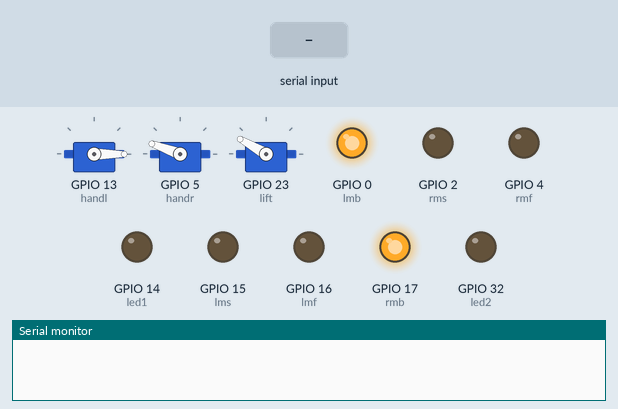
Recording of a sketch running on a simulated ESP32. Shown: 3 × servo, output pins drawn as LEDs (lit = HIGH), the last lines printed to the serial monitor. Inputs (shaded band) come from the test bench. Nothing arrives over Bluetooth unless stated.

Above: at 0.8 s.
0.9 s: "I" received over the second serial link
At 2.1 s:
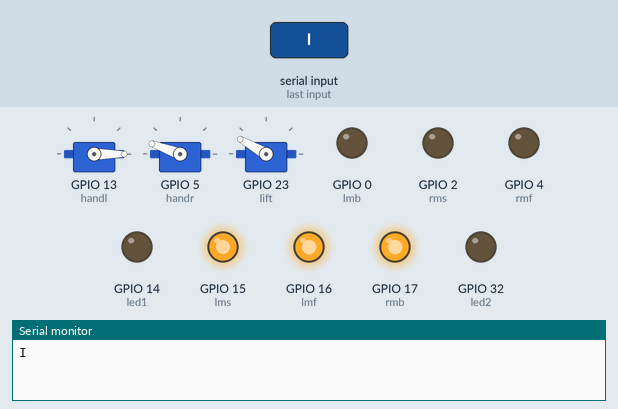
2.4 s: "J" received over the second serial link
At 3.4 s:
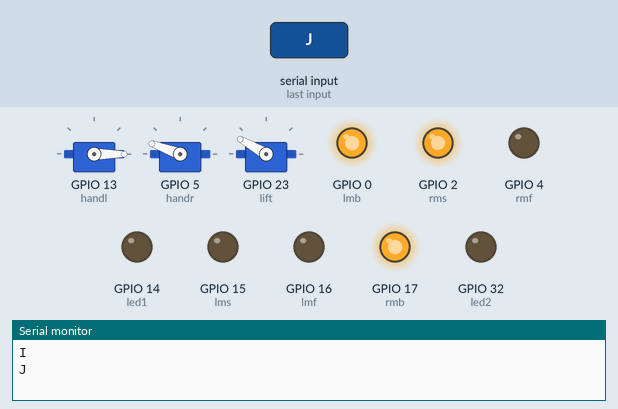
3.9 s: "H" received over the second serial link
At 4.5 s:
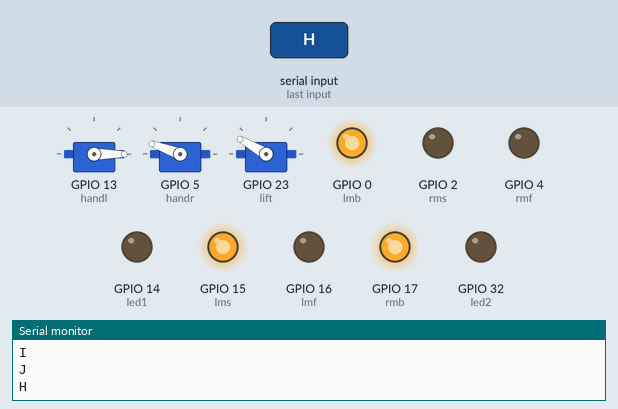
5.4 s: "W" received over the second serial link
At 5.7 s:
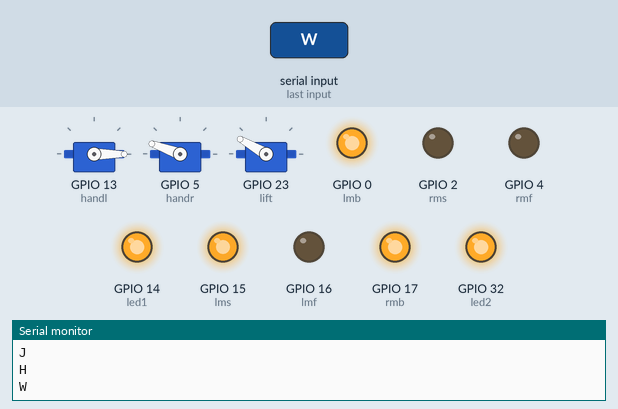
6.9 s: "S" received over the second serial link
At 8.0 s:
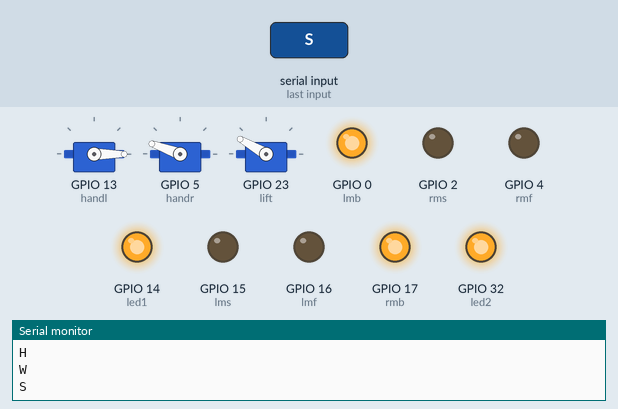
8.4 s: "F90\n" received over the second serial link
At 9.1 s:
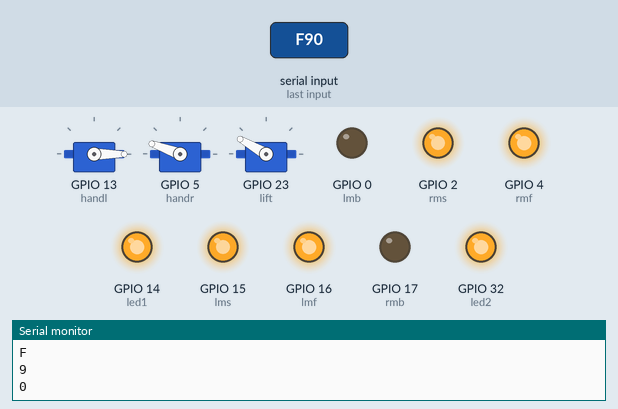
Timing chart, 0 to 10.9 s (numbered marks = the images above; inputs shaded):
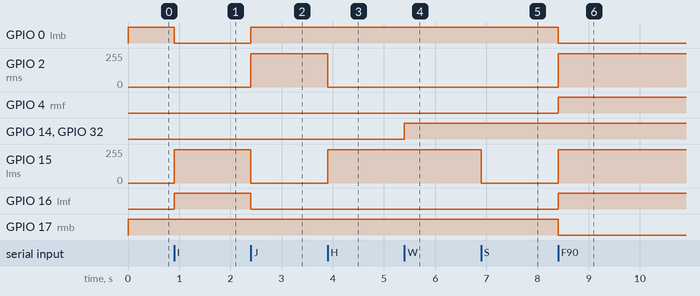

The sketch:

JRC_Board_PCB_Car_Shield_with_Servo_Grabber.ino
```cpp
#include "BluetoothSerial.h"
#include <ESP32Servo.h>
BluetoothSerial SerialBT;

#define lmf 16
#define lmb 0
#define rmf 4
#define rmb 17
#define lms 15
#define rms 2
#define sw 19
#define led1 14
#define led2 32

#define grabl 110
#define dropl 0
#define grabr 50
#define dropr 160
#define rise 150
#define lower 10
Servo handl;
Servo handr;
Servo lift;

void setup() {
  Serial.begin(9600);
  SerialBT.begin("BRC");
  servo_initiate();
  motor_initiate();
  bluetooth();
}

void loop() {
}
```

bluetooth.ino
```cpp
void bluetooth() {
  int s = 10, spdl = 25, spdr = 25;
  int rise_state = 0;
  uint32_t t = millis();
  int lift_pos = rise;
  while (1) {
    if (SerialBT.available()) {
      char x = SerialBT.read();
      Serial.println(x);
      if (x == 'F') motor(s * spdl, s * spdr);
      else if (x == 'B') motor(-s * spdl, -s * spdr);
      else if (x == 'L') motor(-s * spdl, s * spdr);
      else if (x == 'R') motor(s * spdl, -s * spdr);
      else if (x == 'G') motor(0, s * spdr);
      else if (x == 'I') motor(s * spdl, 0);
      else if (x == 'J') motor(0, -s * spdr);
      else if (x == 'H') motor(-s * spdl, 0);
      else if (x == 'S') motor(0, 0);
      else if (x == 'W') light(1);
      else if (x == 'w') light(0);
      else if (x >= '0' && x <= '9') s = x - '0';
      else if (x == 'q') s = 10;
      else if (x >= 'k' && x <= 't') {
        byte p = x - 'k';
        int pos = map(p, 0, 9, dropl, grabl);
        handl.write(pos);
        pos = map(p, 0, 9, dropr, grabr);
        handr.write(pos);
      }
      else if (x == 'T') rise_state = 1;
      else if (x == 'D') rise_state = -1;
      else if (x == 'N') rise_state = 0;
    }


    if (rise_state == 1 && millis() - t > 10 && lift_pos < rise) {
      t = millis();
      lift_pos++;
      lift.write(lift_pos);
    }

    else if (rise_state == -1 && millis() - t > 10 && lift_pos > lower) {
      t = millis();
      lift_pos--;
      lift.write(lift_pos);
    }

    else rise_state == 0;
  }
  digitalWrite(led1, 0);
  digitalWrite(led2, 0);
}
```

light.ino
```cpp
void light(bool a){
  if(a){
    digitalWrite(led1, HIGH);
    digitalWrite(led2, HIGH);
  }
  else{
    digitalWrite(led1, LOW);
    digitalWrite(led2, LOW);
  }
}
```

motor.ino
```cpp
void motor(int a, int b) {
  if (a > 0) {
    digitalWrite(lmf, 1);
    digitalWrite(lmb, 0);
  } else {
    a = -a;
    digitalWrite(lmf, 0);
    digitalWrite(lmb, 1);
  }
  if (b > 0) {
    digitalWrite(rmf, 1);
    digitalWrite(rmb, 0);
  } else {
    b = -b;
    digitalWrite(rmf, 0);
    digitalWrite(rmb, 1);
  }
  ledcWrite(14, a);
  ledcWrite(15, b);
}

void motor_initiate() {
  ledcSetup(14, 1000, 8);
  ledcSetup(15, 1000, 8);
  ledcAttachPin(lms, 14);
  ledcAttachPin(rms, 15);
  pinMode(lmf, OUTPUT);
  pinMode(lmb, OUTPUT);
  pinMode(rmf, OUTPUT);
  pinMode(rmb, OUTPUT);
  pinMode(led1, OUTPUT);
  pinMode(led2, OUTPUT);
  motor(0, 0);
}
```

servo.ino
```cpp
void servo_initiate() {
  handl.attach(13, 500, 2500);
  handr.attach(05, 500, 2500);
  lift.attach(23, 500, 2500);
  handl.write(dropl);
  handr.write(dropr);
  lift.write(rise);
}
```

Measured:
- after the input at 0.9 s, GPIO 0 (lmb): HIGH → LOW at once; GPIO 15 (lms): 0/255 → 249/255 at once; GPIO 16 (lmf): LOW → HIGH at once
- after the input at 2.4 s, GPIO 0 (lmb): LOW → HIGH at once; GPIO 2 (rms): 0/255 → 249/255 at once; GPIO 15 (lms): 249/255 → 0/255 at once; GPIO 16 (lmf): HIGH → LOW at once
- after the input at 3.9 s, GPIO 2 (rms): 249/255 → 0/255 at once; GPIO 15 (lms): 0/255 → 249/255 at once
- after the input at 5.4 s, GPIO 14 (led1), GPIO 32 (led2): LOW → HIGH at once
- after the input at 6.9 s, GPIO 15 (lms): 249/255 → 0/255 at once
- after the input at 8.4 s, GPIO 0 (lmb), GPIO 17 (rmb): HIGH → LOW at once; GPIO 2 (rms), GPIO 15 (lms): 0/255 → 249/255 at once; GPIO 4 (rmf), GPIO 16 (lmf): LOW → HIGH at once
